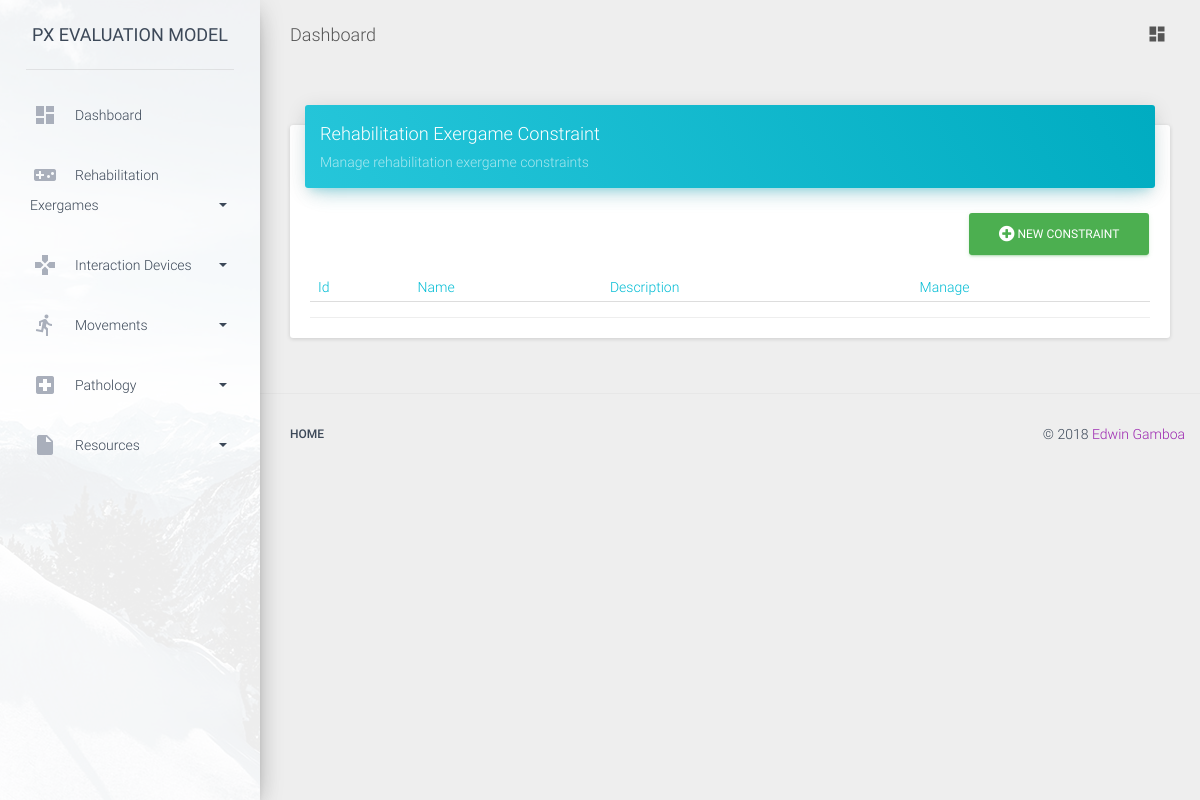
The page /rehab_exergames/constraint/by_cat/1 on the database as committed earlier.
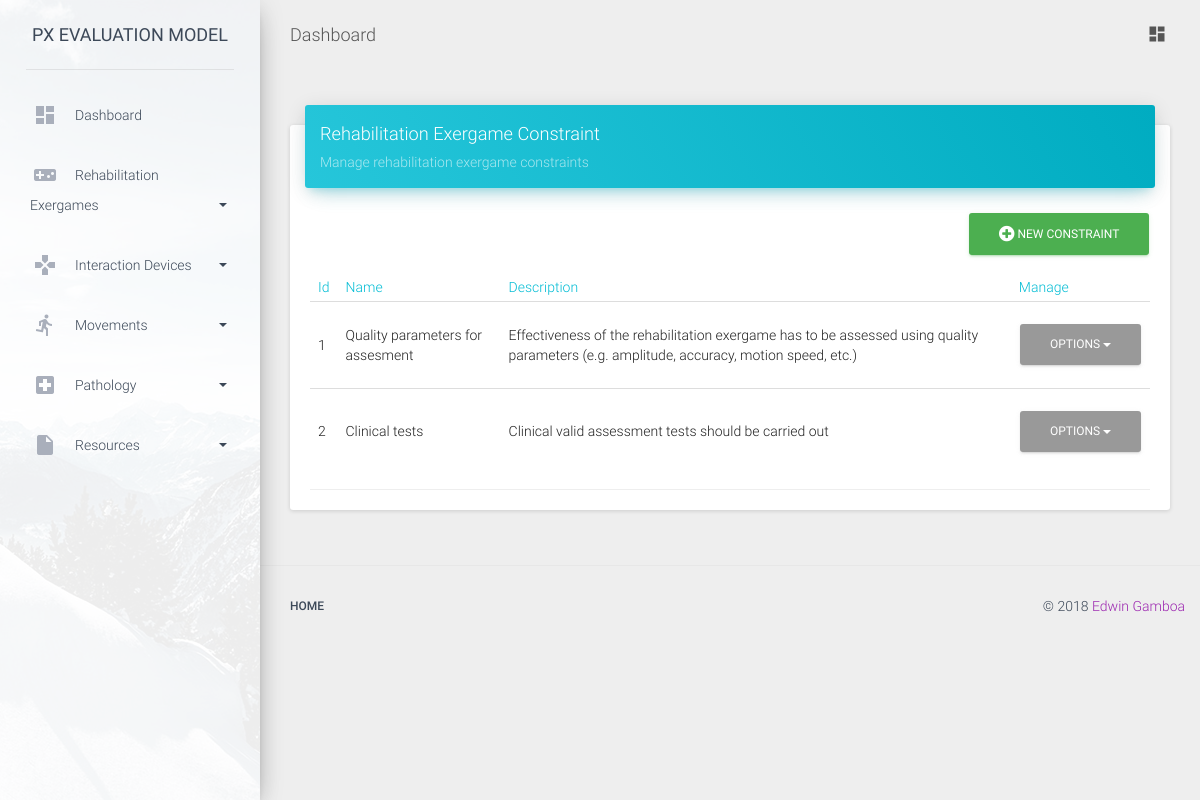
The same page on the database as committed later.
### rehab_exergames/models.py (models this page shows, shortened)
class Constraint (models.Model):
    name = models.CharField(max_length=140)
    description = models.TextField()
    categories = models.ManyToManyField(ConstraintCategory)

### rehab_exergames/views.py (the view)
# urls.py: url(r'^constraint/by_cat/(?P<pk>\d+)$', ConstraintFilteredByCategoryList.as_view(), name='list_constraint_by_cat'),
class ConstraintFilteredByCategoryList(ListView):
    model = Constraint
    template_name = 'rehab_exergames/constraintfilteredbycategory_list.html'
    def get_queryset(self):
        category = ConstraintCategory.objects.get(id=self.kwargs['pk'])
        print(category)
        return Constraint.objects.filter(categories__id=category.id)

### rehab_exergames/models.py (called while the page is built)
    def __str__(self):
        return self.name

### templates/rehab_exergames/constraintfilteredbycategory_list.html (shortened to what this page needs)
{% extends "list_base.html" %}
{% block card_title %}Rehabilitation Exergame Constraint{% endblock card_title %}
{% block card_description %}Manage rehabilitation exergame constraints{% endblock card_description%}
{% block table_head %}
    <tr>
        <th>Id</th>
        <th>Name</th>
        <th>Description</th>
        <th>Manage</th>
    </tr>
{% endblock table_head %}
{% block table_body %}
    {% for object in object_list %}
        <tr>
            <td>{{ object.id }}</td>
            <td>{{ object.name }}</td>
            <td>{{ object.description }}</td>
            <td>
                <div class="dropdown">
                    <a href="#" class="btn dropdown-toggle" data-toggle="dropdown">
                        Options
                        <b class="caret"></b>
                    </a>
                </div>
            </td>
        </tr>
    {% endfor %}
{% endblock table_body %}
{% block new_url %} {% url 'rehab_exergames:new_constraint' %} {% endblock new_url %}
{% block new_object_name %}Constraint{% endblock new_object_name %}

### templates/list_base.html (shortened to what this page needs)
{% extends "card_base.html" %}
{% load staticfiles %}
{% block card_color %}blue{% endblock %}
{% block additional_card_classes %}table-responsive{% endblock %}
{% block card_content %}
    <a href="{% block new_url %} {% endblock new_url %}" class="btn btn-success pull-right"><i class="fa  fa-plus-circle"></i> New {% block new_object_name %}{% endblock new_object_name %}</a>
    <table class="table">
        <thead class="text-info">
        {% block table_head %}
        {% endblock table_head %}
        </thead>
        <tbody>
        {% block table_body %}
        {% endblock table_body %}
        </tbody>
    </table>
{% endblock card_content %}

### templates/card_base.html (shortened to what this page needs)
{% extends "base.html" %}
{% load staticfiles %}
{% block content %}
<div class="card">
    <div class="card-header" data-background-color="{% block card_color %} {% endblock %}">
        <h4 class="title">{% block card_title %}{% endblock card_title %}</h4>
		<p class="category">{% block card_description %}{% endblock card_description %}</p>
    </div>
    <div class="card-content {% block additional_card_classes %} {% endblock %}">
        {% block card_content %} {% endblock %}
    </div>
    <div class="card-footer">
    </div>
</div>
{% endblock %}

### templates/base.html (shortened to what this page needs)
<!DOCTYPE html>
{% load staticfiles %}
<html>
<head lang="en">
    <link href="{% static 'material-dashboard-1.2.0/assets/css/bootstrap.min.css' %}" rel="stylesheet" />
    <link href="{% static 'material-dashboard-1.2.0/assets/css/material-dashboard.css' %}" rel="stylesheet" />
    <link href="{% static 'font-awesome/css/font-awesome.min.css' %}" rel="stylesheet" />
    <link href="{% static 'font-awesome/css/font-awesome.min.css' %}" rel="stylesheet" />
    <link href="{% static 'roboto-and-material-icons-fonts/css/roboto.min.css' %}" rel="stylesheet" />
    <link href="{% static 'roboto-and-material-icons-fonts/css/material-icons.min.css' %}" rel="stylesheet" />
</head>
<body>
<div class="wrapper">
    <div class="sidebar" data-color="purple" data-image="{% static 'material-dashboard-1.2.0/assets/img/sidebar-1.jpg' %}">
        <div class="logo">
            <a href="" class="simple-text">
                PX Evaluation Model
            </a>
        </div>
        {% block sidebar %}
        {% include 'sidebar.html' %}
        {% endblock %}
    </div>
    <div class="main-panel">
        {% block navbar %}
        {% include 'navbar.html' %}
        {% endblock %}
        <div class="content">
            <div class="container-fluid">
                {% block content %}
                {% endblock %}
            </div>
        </div>
        {% block footer %}
        {% include 'footer.html' %}
        {% endblock %}
    </div>
</div>
</body>
</html>

### templates/sidebar.html (shortened to what this page needs)
{% load staticfiles %}
<div class="sidebar-wrapper">
    <ul class="nav">
        <li class="">
            <a href="{% url 'dashboard:dashboard' %}">
                <i class="material-icons">dashboard</i>
                <p>Dashboard</p>
            </a>
        </li>
        <li class="dropdown">
            <a href="#" class="dropdown-toggle" data-toggle="dropdown">
                <i class="material-icons">videogame_asset</i>
                <p>Rehabilitation Exergames<b class="caret"></b></p>
            </a>
        </li>
        <li class="dropdown">
            <a href="#" class="dropdown-toggle" data-toggle="dropdown">
                <i class="material-icons">games</i>
                <p>Interaction Devices<b class="caret"></b></p>
            </a>
        </li>
        <li class="dropdown">
            <a href="#" class="dropdown-toggle" data-toggle="dropdown">
                <i class="material-icons">directions_run</i>
                <p>Movements<b class="caret"></b></p>
            </a>
        </li>
        <li class="dropdown">
            <a href="#" class="dropdown-toggle" data-toggle="dropdown">
                <i class="material-icons">local_hospital</i>
                <p>Pathology<b class="caret"></b></p>
            </a>
        </li>
        <li class="dropdown">
            <a href="#" class="dropdown-toggle" data-toggle="dropdown">
                <i class="material-icons">insert_drive_file</i>
                <p>Resources<b class="caret"></b></p>
            </a>
        </li>
    </ul>
</div>
<div class="sidebar-background" style="background-image: url({% static 'material-dashboard-1.2.0/assets/img/sidebar-1.jpg' %}) "></div>

### templates/navbar.html (shortened to what this page needs)
{% load staticfiles %}
<nav class="navbar navbar-transparent navbar-absolute">
    <div class="container-fluid">
        <div class="navbar-header">
            <a class="navbar-brand" href="{% url 'dashboard:dashboard' %}">Dashboard </a>
        </div>
        <div class="collapse navbar-collapse">
            <ul class="nav navbar-nav navbar-right">
                <li class="">
                    <a href="{% url 'dashboard:dashboard' %}" aria-expanded="false">
                        <i class="material-icons">dashboard</i>
                        <div class="ripple-container"></div></a>
                </li>
            </ul>
        </div>
    </div>
</nav>

### templates/footer.html (shortened to what this page needs)
<footer class="footer">
    <div class="container-fluid">
        <nav class="pull-left">
            <ul>
                <li>
                    <a href="#">
                        Home
                    </a>
                </li>
            </ul>
        </nav>
        <p class="copyright pull-right">
            ©
            <a href="#">Edwin Gamboa</a>
        </p>
    </div>
</footer>

Rows that differ between the two databases and show on the page:
added Constraint: id "1", name "Quality parameters for assesment", description "Effectiveness of the rehabilitation exergame has to be assessed using quality parameters (e.g. amplitude, accuracy, motion speed, etc.)"
added Constraint: id "2", name "Clinical tests", description "Clinical valid assessment tests should be carried out"
